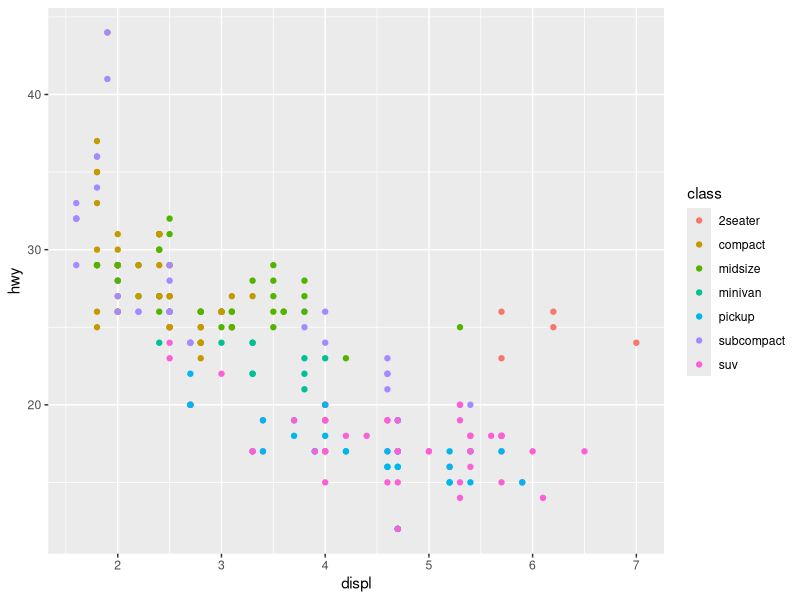
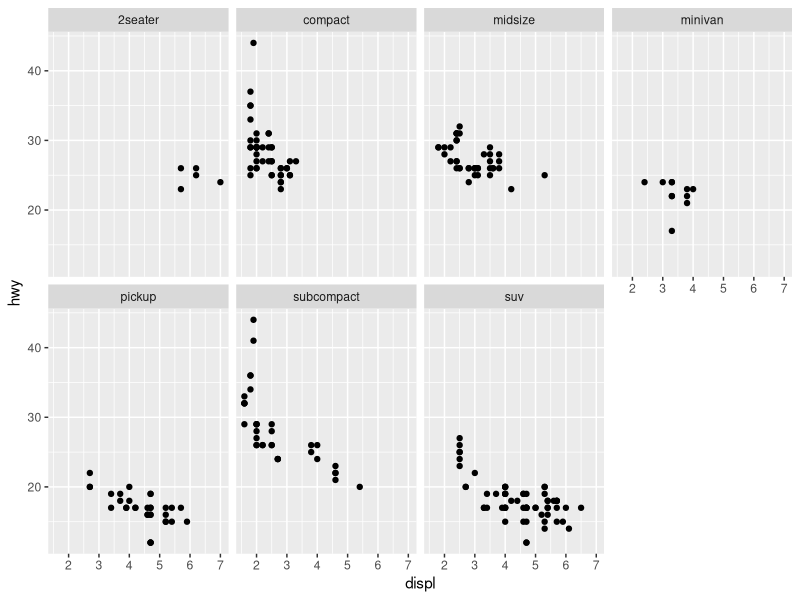
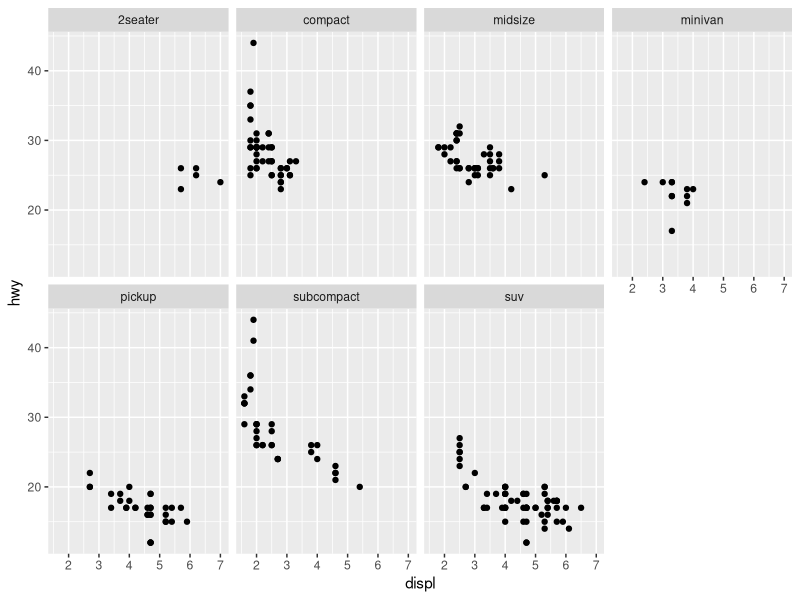
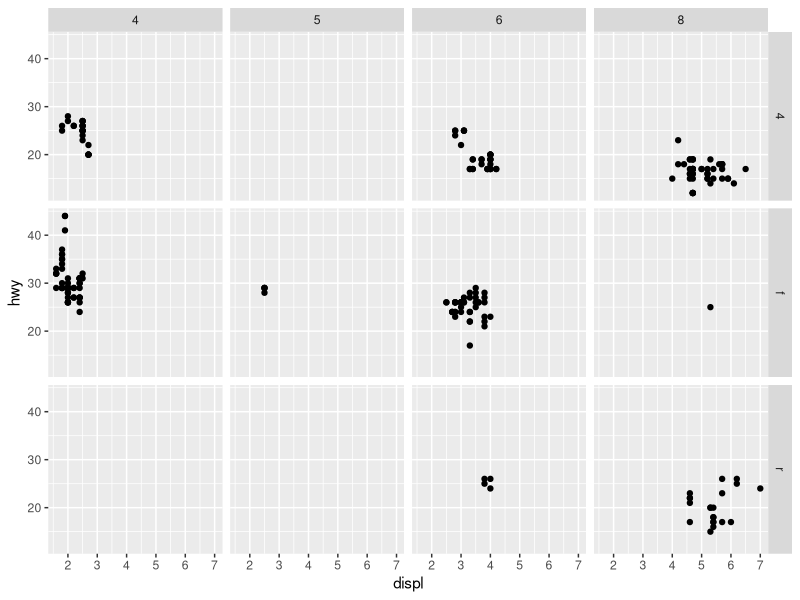
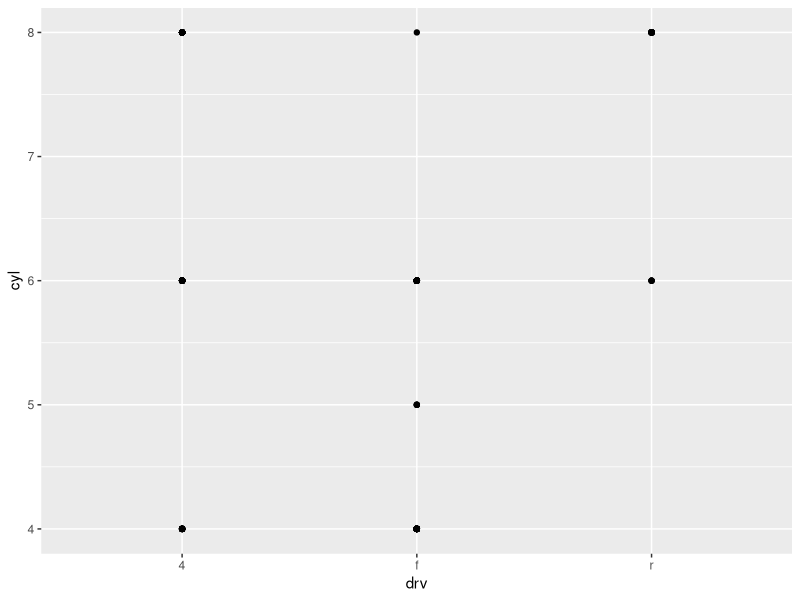
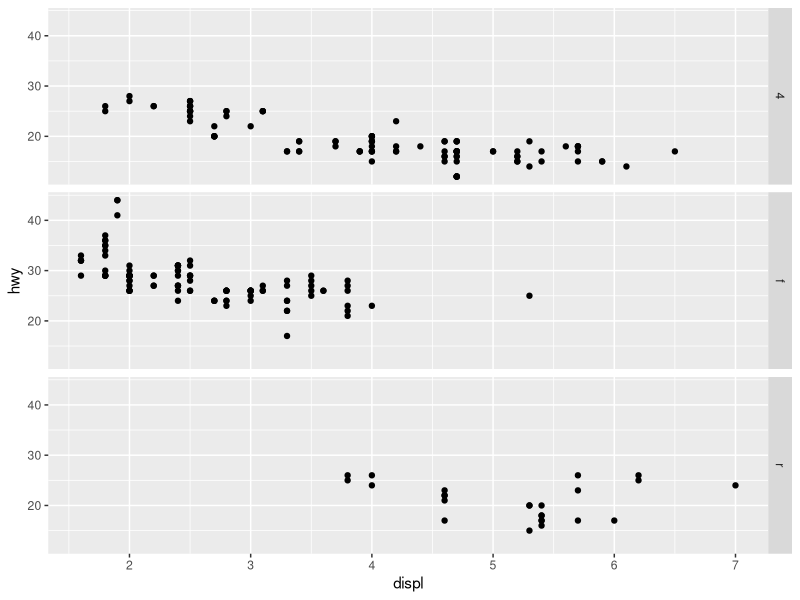
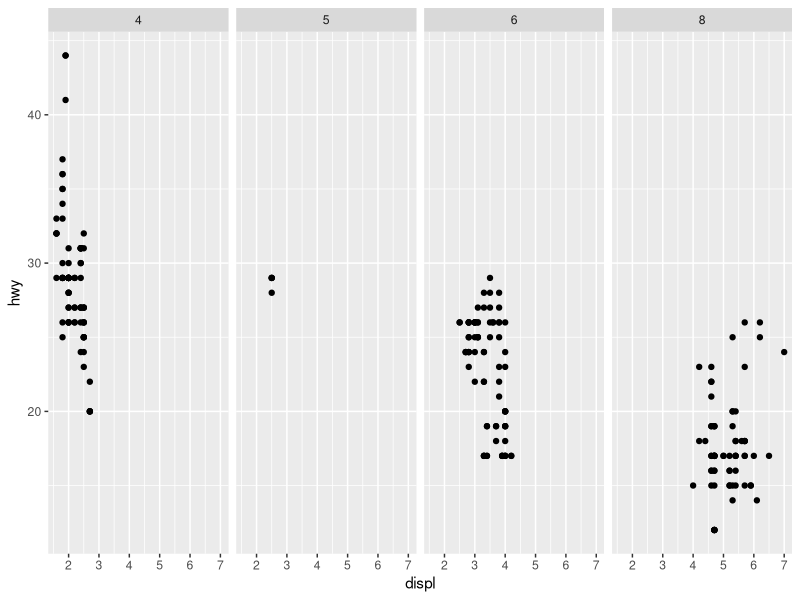
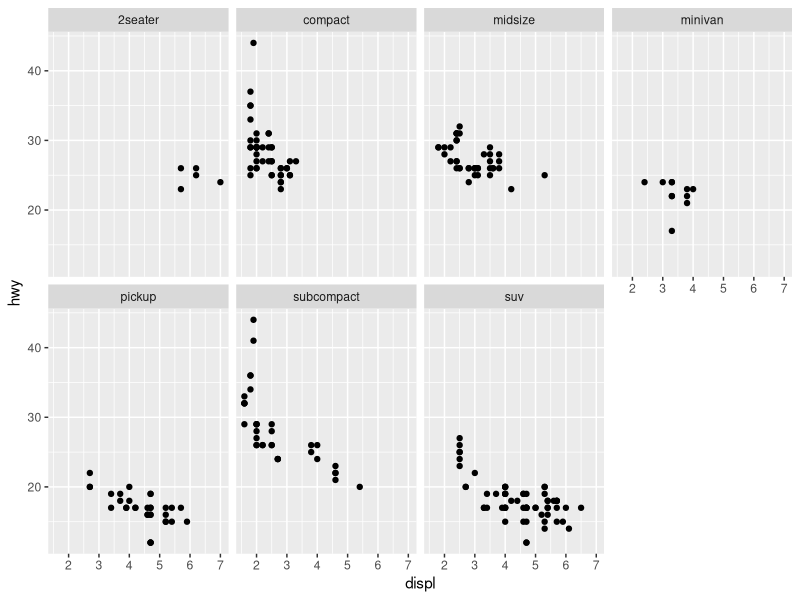

Recreate these plots in R, in order.
## ---- chunk 1
knitr::opts_chunk$set(echo = TRUE)
## ---- chunk 2
library(tidyverse)
## ---- chunk 3
mpg <- ggplot2::mpg
## ---- chunk 4
ggplot(data = mpg) +
  geom_point(mapping = aes(x = displ, y = hwy, color = class))
## ---- chunk 5
ggplot(data = mpg) +
  geom_point(mapping = aes(x = displ, y = hwy)) +
  facet_wrap(~ class, nrow = 2)

## ---- chunk 6
ggplot(data = mpg) +
  geom_point(mapping = aes(x = displ, y = hwy)) +
  facet_wrap(~ class, nrow = 2)
## ---- chunk 7
ggplot(data = mpg) +
  geom_point(mapping = aes(x = displ, y = hwy)) +
  facet_grid(drv ~ cyl)
## ---- chunk 8
ggplot(data = mpg) +
  geom_point(mapping = aes(x = drv, y = cyl))
## ---- chunk 9
ggplot(data = mpg) +
  geom_point(mapping = aes(x = displ, y = hwy)) +
  facet_grid(drv ~ .)
## ---- chunk 10
ggplot(data = mpg) +
  geom_point(mapping = aes(x = displ, y = hwy)) +
  facet_grid(. ~ cyl)
## ---- chunk 11
ggplot(data = mpg) +
  geom_point(mapping = aes(x = displ, y = hwy)) +
  facet_wrap(~ class, nrow = 2)

